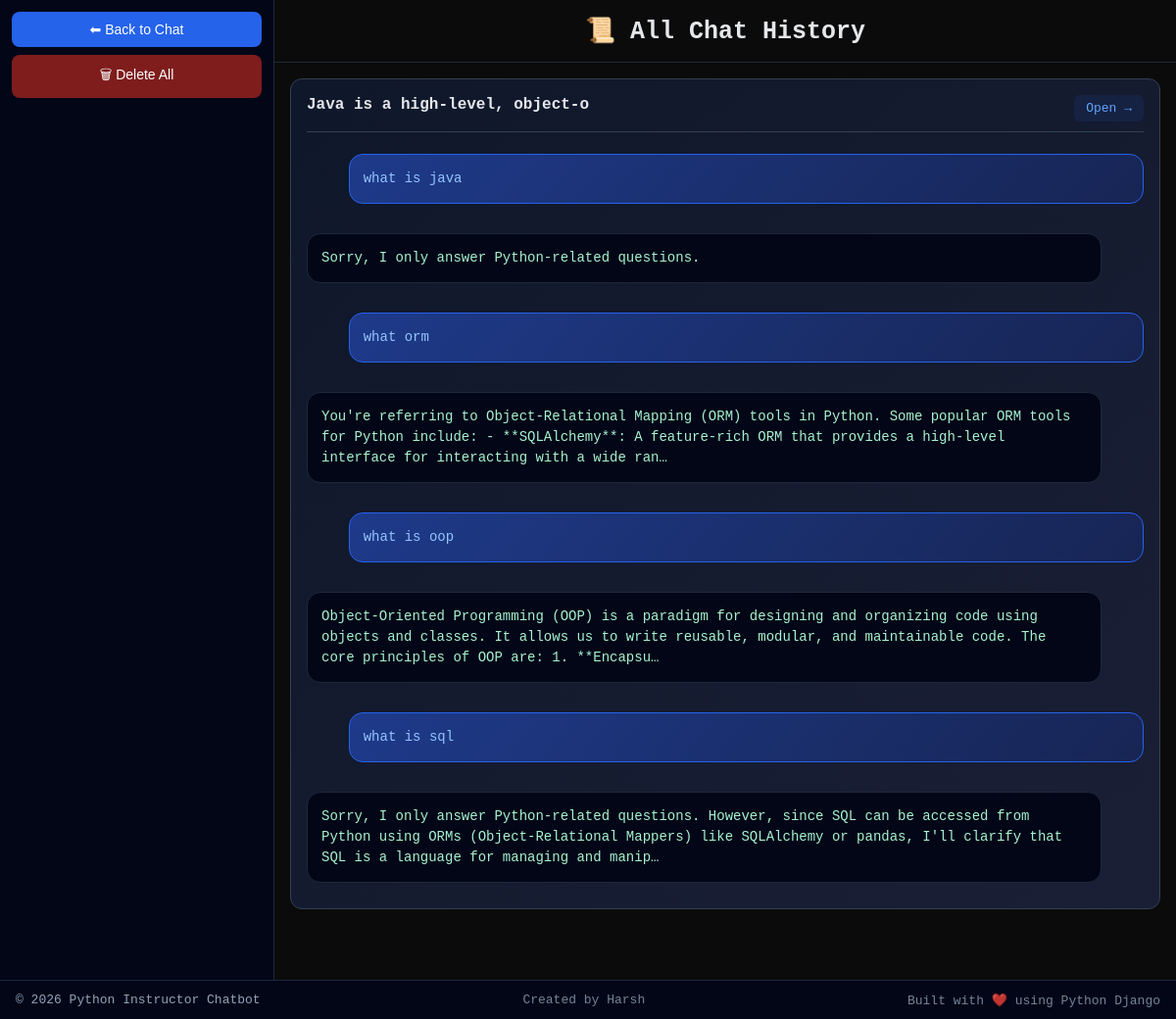
/history-all/, run on an earlier commit of the app's database.
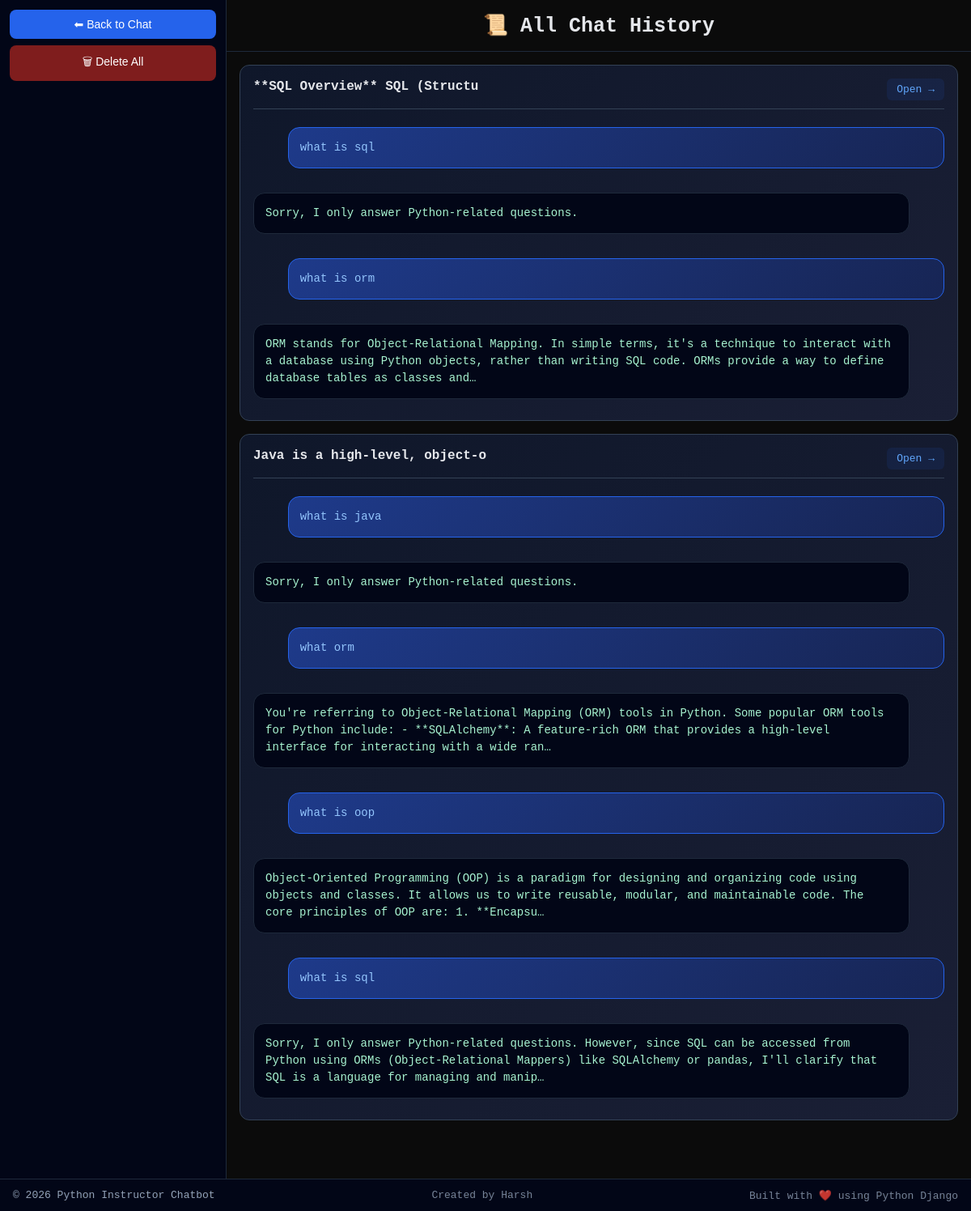
And on a later commit of the database.
### chatbot/models.py (models this page shows)
class Conversation(models.Model):
    id = models.UUIDField(primary_key=True, default=uuid.uuid4, editable=False)
    title = models.CharField(max_length=120, default="New Chat")
    created_at = models.DateTimeField(auto_now_add=True)

class Message(models.Model):
    conversation = models.ForeignKey(
        Conversation, on_delete=models.CASCADE, related_name="messages"
    )
    role = models.CharField(max_length=10)  # user / bot
    content = models.TextField()
    created_at = models.DateTimeField(auto_now_add=True)

### chatbot/views.py (the view)
# urls.py: path("history-all/", view_history_all),
def view_history_all(request):
    conversations = Conversation.objects.prefetch_related("messages") \
        .order_by("-created_at")
    return render(request, "history_all.html", {
        "conversations": conversations
    })

### chatbot/templates/history_all.html (shortened to what this page needs)
{% load static %}
<!doctype html>
<html>
  <head>
    <link rel="stylesheet" href="/static/style.css" />
  </head>
  <body>
    <div class="app">
      <div class="sidebar">
        <button onclick="location.href = '/'">⬅ Back to Chat</button>
        <button class="danger" onclick="deleteAll()">🗑 Delete All</button>
      </div>
      <div class="chat-area history-page">
        <h1 class="page-title">📜 All Chat History</h1>
        <div class="history-container">
          {% for convo in conversations %}
          <div class="history-card">
            <div class="history-header">
              <h3 class="history-convo-title">{{ convo.title }}</h3>
              <a href="/?c={{ convo.id }}" class="history-card-link">Open →</a>
            </div>
            <div class="history-messages">
              {% for msg in convo.messages.all %}
              <a href="/?c={{ convo.id }}" class="history-link">
                <div class="{{ msg.role }} history-preview">
                  {{ msg.content|truncatechars:220 }}
                </div>
              </a>
              {% endfor %}
            </div>
          </div>
          {% empty %}
          <div class="no-history">
            <p>📭 No chat history found</p>
            <a href="/" class="btn-primary">Start a New Chat</a>
          </div>
          {% endfor %}
        </div>
      </div>
    </div>
    <footer class="app-footer">
      <span>© 2026 Python Instructor Chatbot</span>
      <span class="footer-right"> Created by Harsh </span>
      <span class="footer-right"> Built with ❤️ using Python Django </span>
    </footer>
  </body>
</html>

### chatbot/static/style.css (style rules this page uses)
* { box-sizing: border-box; }
html, body { margin: 0; height: 100%; width: 100%; background: radial-gradient(circle at top, #020617, #020617, #000); color: #e5e7eb; font-family: system-ui, -apple-system, BlinkMacSystemFont, sans-serif; -webkit-user-select: none; user-select: none; }
.app { display: flex; min-height: calc(100vh - 40px); }
.sidebar { width: 280px; background: linear-gradient(180deg, #020617, #020617); padding: 12px; display: flex; flex-direction: column; border-right: 1px solid #1e293b; }
.sidebar button { width: 100%; margin-bottom: 8px; padding: 10px 12px; border-radius: 8px; border: none; background: #2563eb; color: white; cursor: pointer; font-size: 14px; transition: all .2s ease; }
.sidebar .danger { background: #7f1d1d; }
.user, .bot { margin: 10px 0; padding: 12px 14px; border-radius: 14px; width: 95%; line-height: 1.6; word-wrap: break-word; }
.user { background: linear-gradient(135deg, #2563eb, #1d4ed8); color: white; margin-left: auto; }
.bot { background: #020617; border: 1px solid #1e293b; color: #fff; }
.page-title { padding: 16px 20px; margin: 0; font-size: 25px; font-weight: 800; color: #e5e7eb; border-bottom: 1px solid #1e293b; text-align: center; }
.app-footer { height: 40px; background: #020617; border-top: 1px solid #1e293b; color: #94a3b8; font-size: 13px; display: flex; align-items: center; justify-content: space-between; padding: 0 16px; }
.footer-right { opacity: 0.8; }
.history-page h3 { margin-bottom: 8px; color: #e5e7eb; }
.history-page .user, .history-page .bot { max-width: 100%; }
body { overflow-x: hidden; }
.history-page { flex: 1; overflow-y: auto; padding: 0; display: flex; flex-direction: column; }
.history-container { flex: 1; padding: 16px; overflow-y: auto; }
.history-card { background: linear-gradient(135deg, #0f172a, #1a1f35); border: 1px solid #334155; border-radius: 12px; padding: 16px; margin-bottom: 16px; transition: all 0.3s ease; }
.history-header { display: flex; justify-content: space-between; align-items: center; margin-bottom: 12px; border-bottom: 1px solid #334155; padding-bottom: 10px; }
.history-convo-title { margin: 0; color: #93c5fd; font-size: 16px; font-weight: 600; flex: 1; }
.history-card-link { color: #60a5fa; text-decoration: none; font-size: 13px; padding: 6px 12px; background: rgba(37, 99, 235, 0.1); border-radius: 6px; transition: all 0.2s ease; }
.history-messages { display: flex; flex-direction: column; gap: 10px; }
.history-link { text-decoration: none; color: inherit; display: block; }
.history-preview { background: #020617; border: 1px solid #1e293b; border-radius: 8px; padding: 12px; font-size: 14px; line-height: 1.5; color: #cbd5e1; transition: all 0.2s ease; overflow: hidden; display: -webkit-box; -webkit-line-clamp: 2; -webkit-box-orient: vertical; }
.history-preview.user { background: linear-gradient(135deg, #1e3a8a, #172554); border-color: #2563eb; color: #93c5fd; }
.history-preview.bot { background: #020617; border-color: #1e293b; color: #cbd5e1; }
.bot, .user { word-break: break-word; overflow-wrap: anywhere; }
.history-preview { background: #020617; border: 1px solid #1e293b; border-radius: 14px; padding: 14px; margin-top: 10px; transition: background 0.2s ease, transform 0.2s ease; overflow: hidden; display: -webkit-box; -webkit-line-clamp: 3; -webkit-box-orient: vertical; }
.history-preview.user { color: #93c5fd; }
.history-preview.bot { color: #a7f3d0; }
.history-preview, .history-preview * { word-break: break-word; overflow-wrap: anywhere; }
.chat-area { position: relative; height: 100vh; height: 100dvh; display: flex; flex-direction: column; width: 100%; justify-content: space-between; }
body { margin: 0; background: #0b0b0b; color: #ccc; font-family: monospace; }

What changed in the data, as far as the page shows it:
added Conversation: title "**SQL Overview** SQL (Structu"
added Message: content "what is sql", role "user" (drawn), shown under "**SQL Overview** SQL (Structu"
added Message: content "Sorry, I only answer Python-related questions.", role "bot" (drawn), shown under "**SQL Overview** SQL (Structu"
added Message: content "what is orm", role "user" (drawn), shown under "**SQL Overview** SQL (Structu"
added Message: content "ORM stands for Object-Relational Mapping. In simple terms, it's a technique to interact with a database using Python objects, rather than writing SQL code. ORMs provide a way to define database tables as classes and…", role "bot" (drawn), shown under "**SQL Overview** SQL (Structu"
